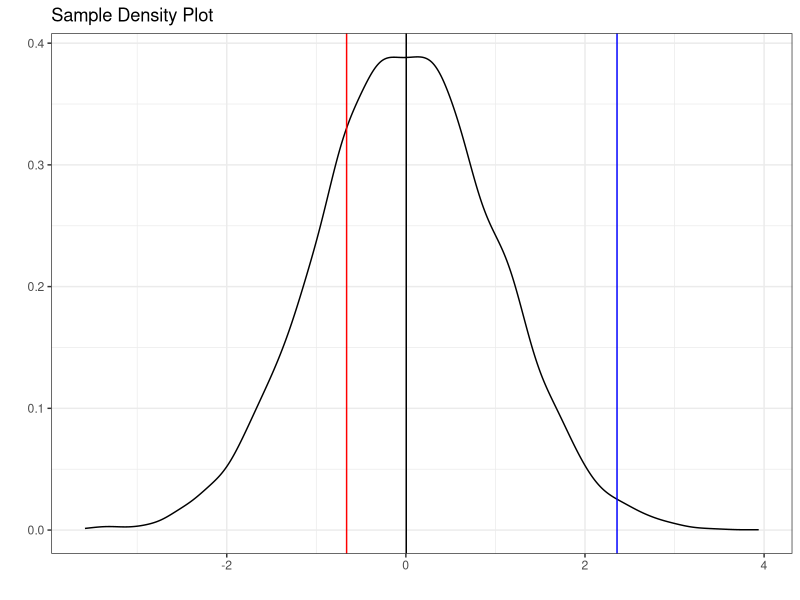
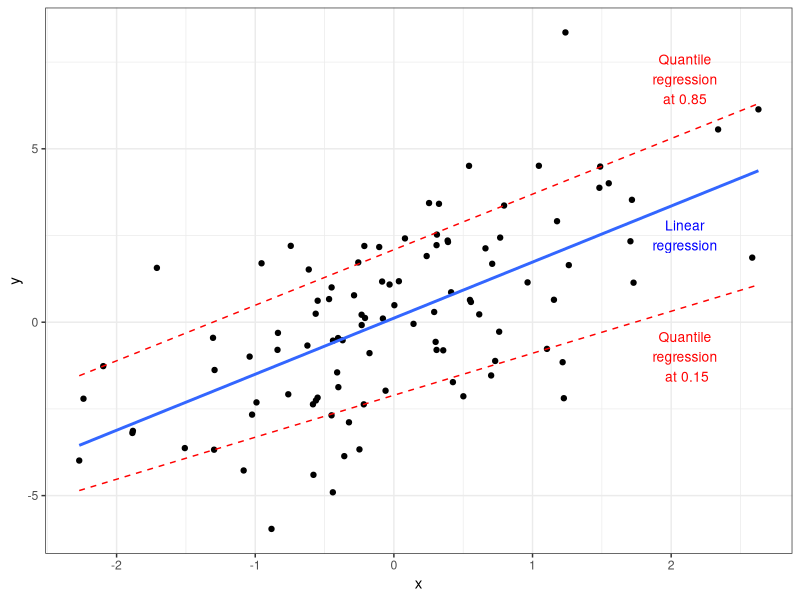
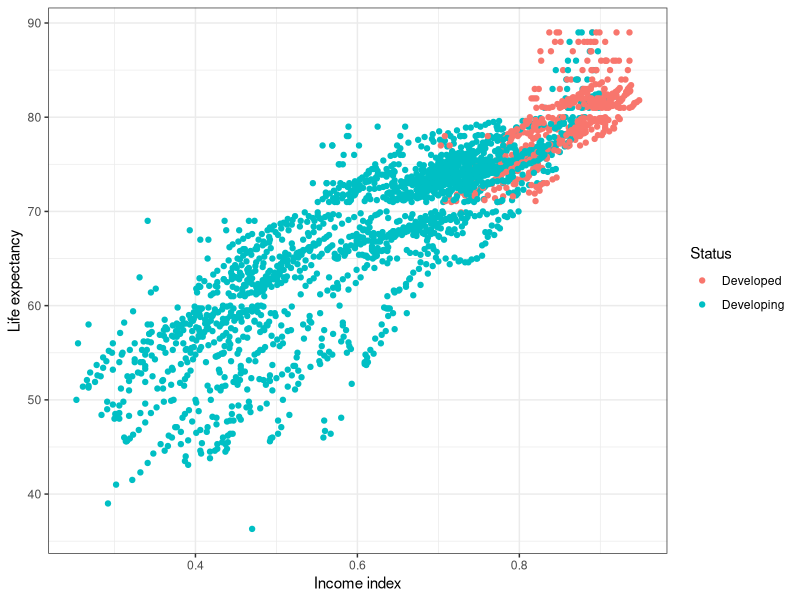
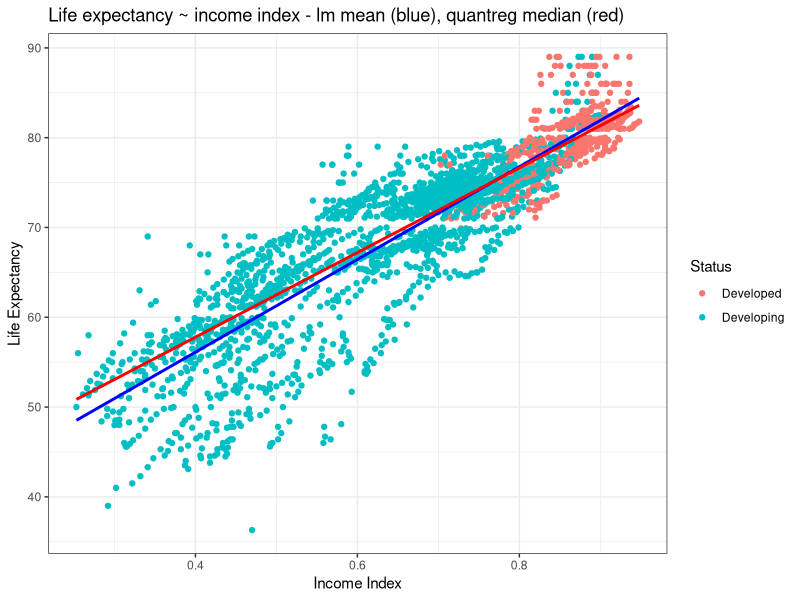
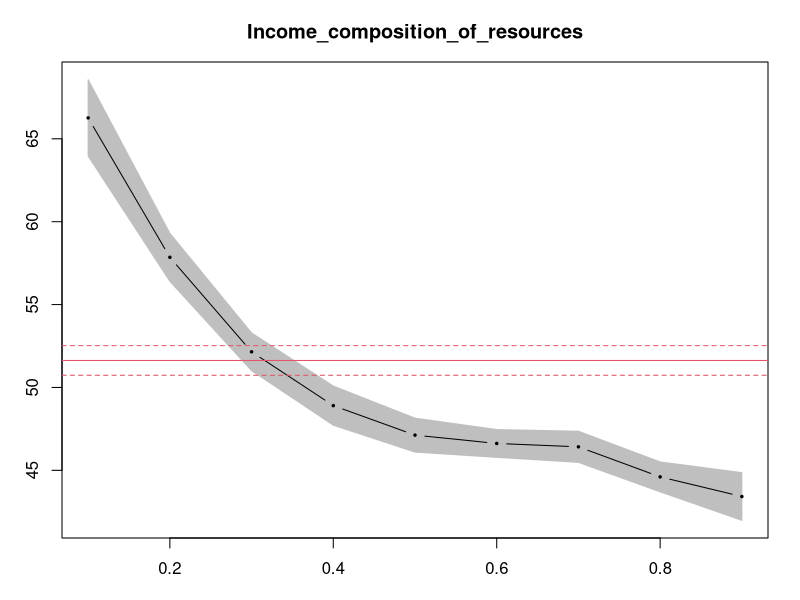

The R script that drew these images, in order:
## ---- chunk 1
# Load libraries
library(tidyverse)
library(quantreg)

set.seed(17)
# Generate random normal data
df_rnd <- as.tibble(rnorm(10000))

df_rnd |>
  ggplot(aes(value)) +
  geom_density() +
  geom_vline(xintercept = quantile(df_rnd$value, prob = 0.25), color = "red") +
  geom_vline(xintercept = quantile(df_rnd$value, prob = 0.50), color = "black") +
  geom_vline(xintercept = quantile(df_rnd$value, prob = 0.99), color = "blue") +
  labs(title = "Sample Density Plot",
       x = "",
       y = "") +
  theme_bw()
## ---- chunk 2
set.seed(16)
eps <- rnorm(100,0,2)
df_trends <- tibble(x = rnorm(100), y = 1.5*x + eps)

df_trends |>
  ggplot(aes(x, y)) +
  geom_point() +
  geom_smooth(method = "lm", se = FALSE) +
  stat_quantile(quantiles = 0.15, color = "red", linetype = "dashed") +
  stat_quantile(quantiles = 0.85, color = "red", linetype = "dashed") +
  annotate(geom="text", x=2.1, y=2.5, label="Linear\nregression", color = "blue", size = 3.5) +
  annotate(geom="text", x=2.1, y=7, label="Quantile\nregression\nat 0.85", color = "red", size = 3.5) +
  annotate(geom="text", x=2.1, y=-1, label="Quantile\nregression\n at 0.15", color = "red", size = 3.5) +
  theme_bw()
## ---- chunk 3
#import data 
life_exp_narm <- read_csv("Life_Expectancy_Data.csv")
#let's remove all with income index around 0 and just pull in the life expectancy and income score columns for the purposes of this exercise.
life_exp_narm <- life_exp_narm |> 
  filter(Income_composition_of_resources>0) |>
  select(Income_composition_of_resources, Life_expectancy,Status)

#summary statistics for the 

#plot the data 
ggplot(life_exp_narm, aes(x=Income_composition_of_resources, 
                          y=Life_expectancy, col=Status)) + geom_point() +
  xlab("Income index") + ylab("Life expectancy") +
  theme_bw()
## ---- chunk 4

ggplot(life_exp_narm, aes(x=Income_composition_of_resources, 
                          y=Life_expectancy, col=Status)) + geom_point() +
  geom_smooth(method = lm, se = FALSE, color = "blue", size = 1) + # linear model
  geom_quantile(color = "red", quantiles = 0.5, size=1) + # median quantile regression model with tau = 0.5 -- 50%
  labs(title = "Life expectancy ~ income index - lm mean (blue), quantreg median (red)", y = "Life Expectancy", x = "Income Index") +
  theme_bw()
## ---- chunk 5
#| echo: true
notrqfit<- lm(Life_expectancy ~ Income_composition_of_resources,
              data = life_exp_narm)
rqfit50 <- rq(Life_expectancy ~ Income_composition_of_resources, tau = 0.50,
              data = life_exp_narm)
## ---- chunk 6
#summary(life_exp_narm)

# Function to report confidence intervals for lm
conf_int_out_lm <- function(reg) {
  reg_df <- tibble(
    "95% Lower" = reg[,"lwr"],
    "OLS Estimate" = reg[,"fit"],
    "95% Upper" = reg[,"upr"]
  )

  return(reg_df)
}

# Function to report confidence intervals for quantile regression
conf_int_out_rq <- function(reg) {
  reg_df <- tibble(
    "95% Lower" = reg[,"lower"],
    "Median Quantile Estimate" = reg[,"fit"],
    "95% Upper" = reg[,"higher"]
  )

  return(reg_df)
}

#data pulled from the 1q, median and 3q results from original data
new_data<-data.frame(Income_composition_of_resources=c(.525,0.695,0.793))
#comparing the median and mean 
conf_lm <- predict(notrqfit, newdata=new_data,  interval="confidence", level=.95)
conf_rq_50 <- predict(rqfit50, newdata=new_data, interval="confidence", level=.95)

conf_int_out_lm(conf_lm)
conf_int_out_rq(conf_rq_50)

## ---- chunk 7
#| echo: true
notrqfit<- lm(Life_expectancy ~ Income_composition_of_resources,
              data = life_exp_narm)
rqfit25 <- rq(Life_expectancy ~ Income_composition_of_resources,
              tau = 0.25, data = life_exp_narm)
rqfit50 <- rq(Life_expectancy ~ Income_composition_of_resources,
              tau = 0.50, data = life_exp_narm)
rqfit75 <- rq(Life_expectancy ~ Income_composition_of_resources,
              tau = 0.75, data = life_exp_narm)
rqfit99 <- rq(Life_expectancy ~ Income_composition_of_resources,
              tau = 0.99, data = life_exp_narm)
## ---- chunk 8
myrq <- rq(Life_expectancy ~ Income_composition_of_resources, tau = c(0.10, 0.20, 0.30, 0.40, 0.50, 0.60, 0.70, 0.80, 0.90), data = life_exp_narm)
plot(summary(myrq), parm = "Income_composition_of_resources")
## ---- chunk 9
predict(rqfit25, newdata=new_data, interval="confidence", level=.9) 
predict(rqfit75, newdata=new_data, interval="confidence", level=.9) 
#even more extreme in the 99percentile
predict(rqfit99, newdata=new_data, interval="confidence", level=.9) 
